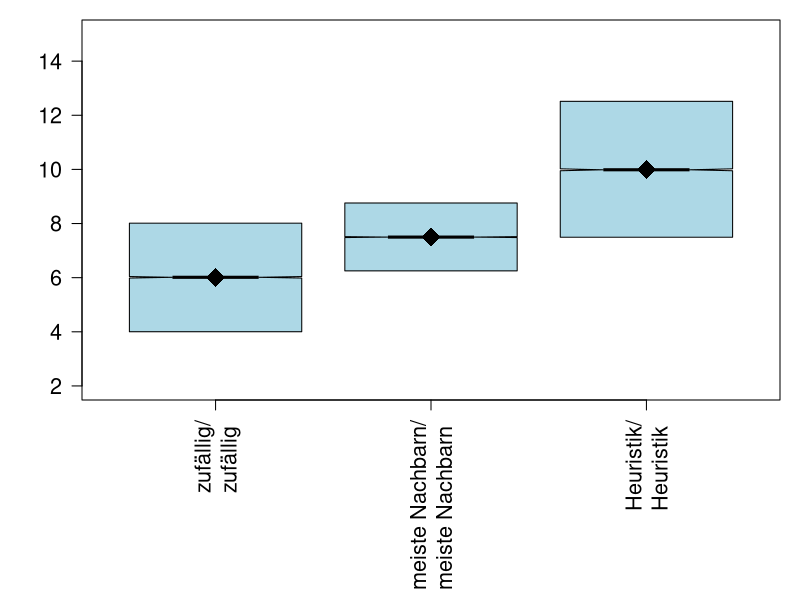
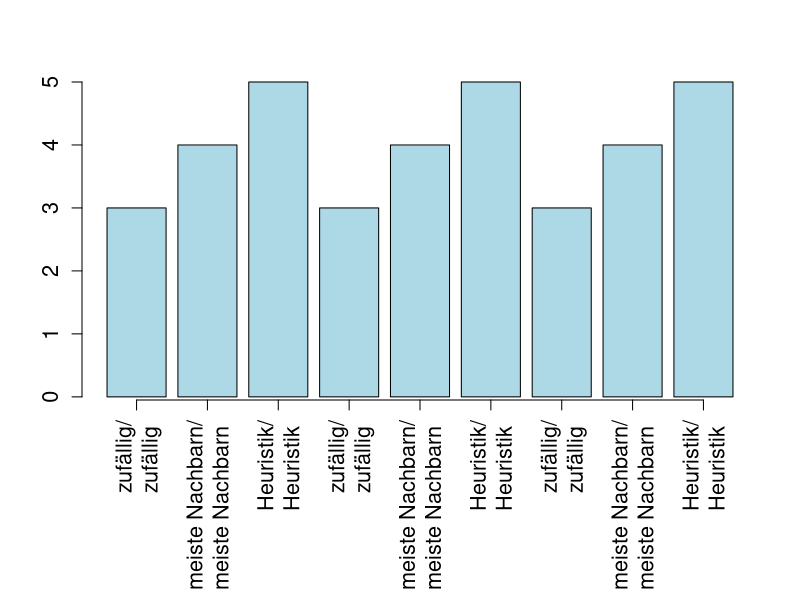
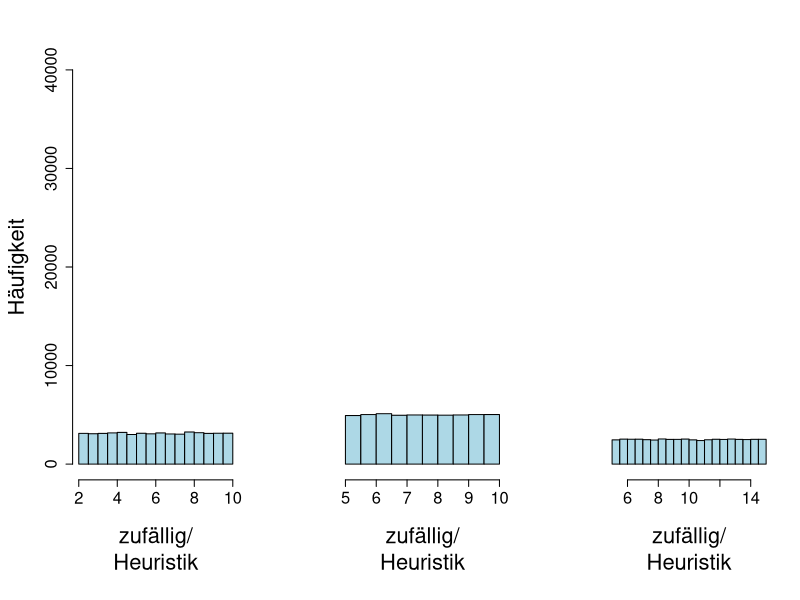
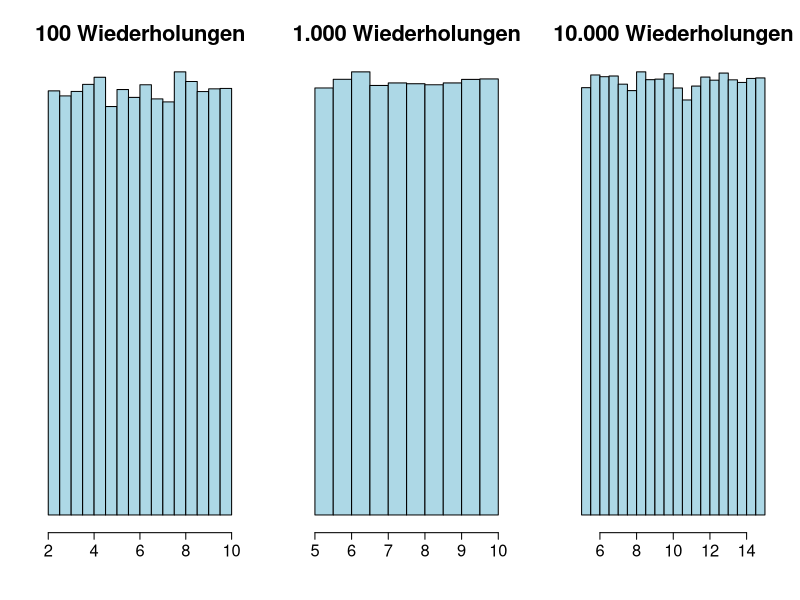

Generate these figures, in order, with R:
#boxplots

par(mar=c(10,4.1,1,1))
v1 <- c(runif(50000,2,10))
v2 <- c(runif(50000,5,10))
v3 <- c(runif(50000,5,15))

df <- data.frame(v1,v2,v3)
colnames(df) <-c("zufällig/\nzufällig ","meiste Nachbarn/\nmeiste Nachbarn ","Heuristik/\nHeuristik ")

boxplot(df, las= 2, notch = T, whisklty = 0, staplelty = 0, col="lightblue",cex.axis=1.3)
means <- colMeans(df)
points(means, pch=18, cex=2.5)

#reset plot margins
par(mar=c(5.1, 4.1, 4.1, 2.1))


#barplots
par(mar=c(10, 4.1, 4.1, 2.1)) #change accordingly
lvec <- c(3,4,5,3,4,5,3,4,5)
df2 <-data.frame()
mp<-barplot(lvec,col="lightblue",cex.axis=1.3)
axis(1,c(seq(0.7,10.3,by=1.2)),c("zufällig/\nzufällig ","meiste Nachbarn/\nmeiste Nachbarn ",
                "Heuristik/\nHeuristik ","zufällig/\nzufällig ",
                "meiste Nachbarn/\nmeiste Nachbarn ","Heuristik/\nHeuristik ",
                "zufällig/\nzufällig ","meiste Nachbarn/\nmeiste Nachbarn ",
                "Heuristik/\nHeuristik "),las=2,cex.axis=1.3)
#text(mp,lvec,labels=lvec,pos=3) #if used, set ylim=c(0,max+1) in mp

#reset plot margins
par(mar=c(5.1, 4.1, 4.1, 2.1))

#histograms
par(mfrow=c(1,3))
par(mar=c(9.1, 5.5, 4.1, 2.1))
hist(df[,1], col="lightblue",main="",xlab = "",
     ylab= "", cex.axis=1.5,ylim=c(0,40000))
title(xlab="zufällig/\nHeuristik", cex.lab=2,line=6)
title(ylab="Häufigkeit", cex.lab=2,line=3.5)
hist(df[,2], col="lightblue",main="",xlab = "",
     ylab= "", cex.axis=1.5,ylim=c(0,40000),yaxt="n")
title(xlab="zufällig/\nHeuristik", cex.lab=2,line=6)

hist(df[,3], col="lightblue",main="",xlab = "",
     ylab= "", cex.axis=1.5,ylim=c(0,40000),yaxt="n")
title(xlab="zufällig/\nHeuristik", cex.lab=2,line=6)

#reset plot margins
par(mar=c(5.1, 4.1, 4.1, 2.1))

#histograms (i=100 to 10k)
par(mfrow=c(1,3))
par(mar=c(5.1, 3.1, 4.1, 2.1))
hist(df[,1], col="lightblue",main="",xlab = "",
     ylab= "", cex.axis=1.5,yaxt="n")
title(main="100 Wiederholungen", cex.main=2,line=1)
hist(df[,2], col="lightblue",main="",xlab = "",
     ylab= "", cex.axis=1.5,yaxt="n")
title(main="1.000 Wiederholungen", cex.main=2,line=1)

hist(df[,3], col="lightblue",main="",xlab = "",
     ylab= "", cex.axis=1.5,yaxt="n")
title(main="10.000 Wiederholungen", cex.main=2,line=1)

#reset plot pars
par(mar=c(5.1, 4.1, 4.1, 2.1))
par(mfrow=c(1,1))
